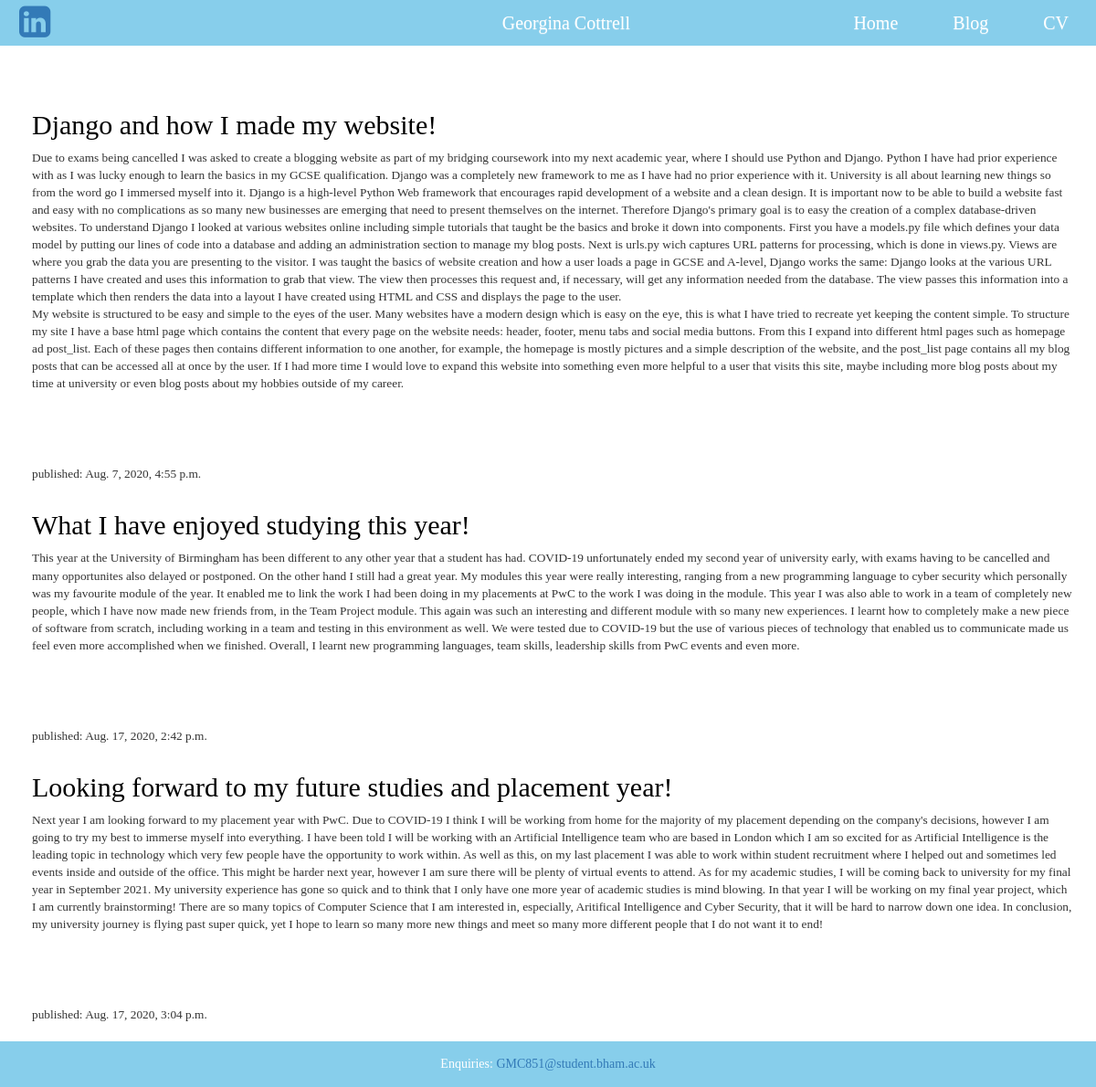
Page /post on the earlier database version.
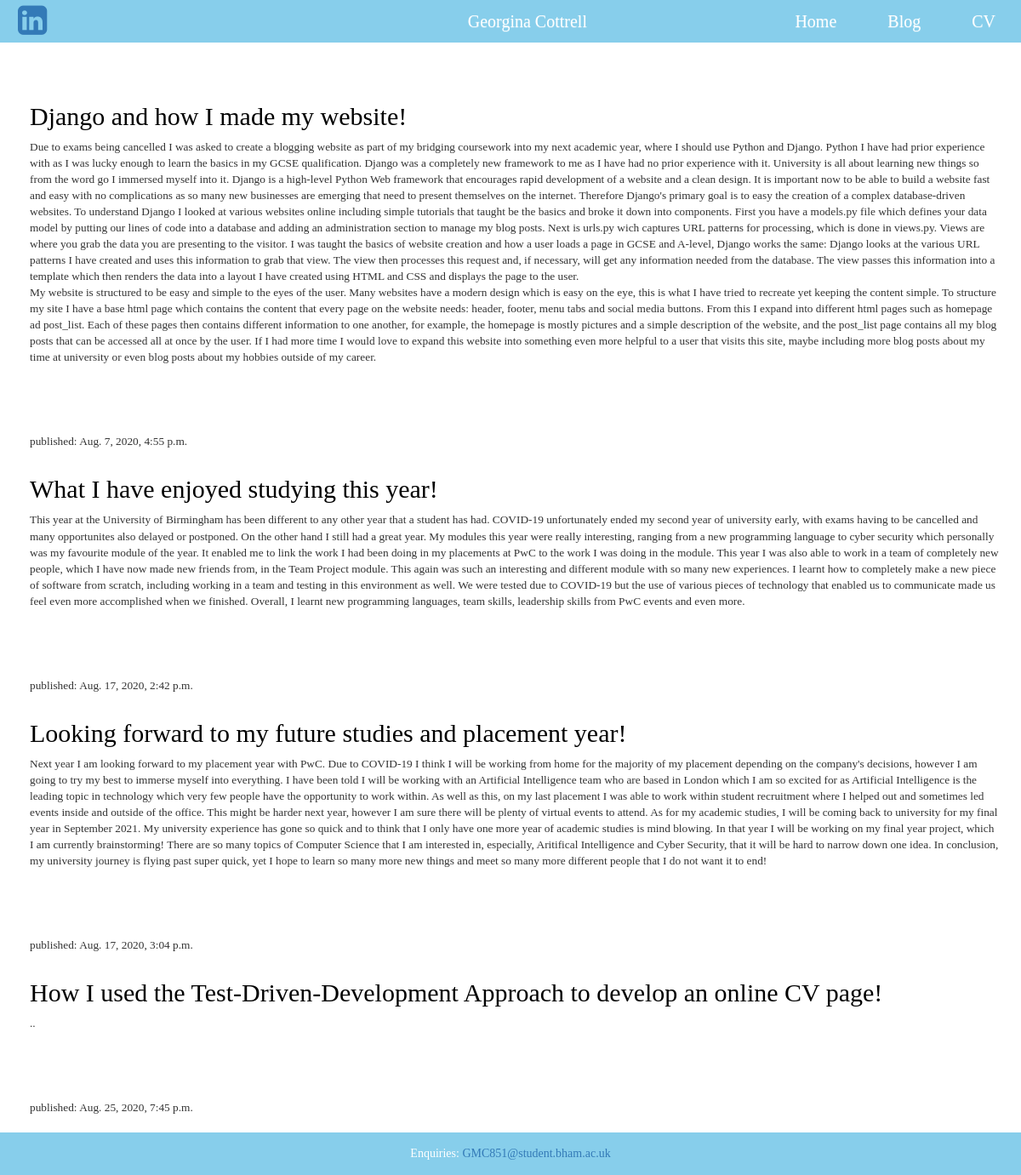
Same page on the later database version.
### blog/models.py (models this page shows, shortened)
class Post(models.Model):
    author = models.ForeignKey(settings.AUTH_USER_MODEL, on_delete=models.CASCADE)
    title = models.CharField(max_length=200)
    text = models.TextField()
    created_date = models.DateTimeField(default=timezone.now)
    published_date = models.DateTimeField(blank=True, null=True)

### blog/views.py (the view)
# urls.py: path('post', views.post_list, name='post_list'),
def post_list(request):
    posts = Post.objects.filter(published_date__lte=timezone.now()).order_by('published_date')
    return render(request, 'blog/post_list.html', {'posts': posts})

### blog/templates/blog/post_list.html (shortened to what this page needs)
{% extends 'blog/base.html' %}
{% block content %}
     {% for post in posts %}
        <div class="post">
                        <h2><a href="{% url 'post_detail' pk=post.pk %}">{{ post.title }}</a></h2>
                        <p>{{ post.text|linebreaksbr }}</p>
                    </div>
                    <p>published: {{ post.published_date }}</p>
     {% endfor %}
{% endblock %}

Differences in the rows shown:
added Post: title "How I used the Test-Driven-Development Approach to develop an online CV page!", text "..", published_date "Aug. 25, 2020, 7:45 p.m."
